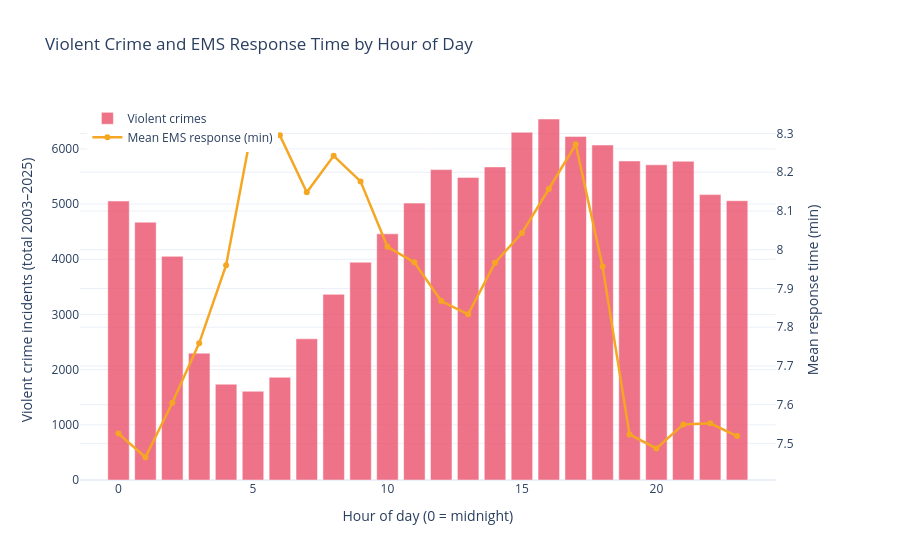

Source (notebook cell):
### Code cell
# ============================================================
# Hourly patterns
# Here we compare when violent crime happens with how EMS response time changes during the day
# ============================================================

# Count violent crime incidents by hour of day
crime_hour = (
    df_crime_project.groupby('hour').size().reset_index(name='crime_count')
)

# Calculate EMS volume and mean response time by hour of day
ems_hour = (
    df_ems_project.groupby('hour')
    .agg(
        ems_count=('Call Number', 'count'),
        mean_response=('dispatch_to_on_scene_min', 'mean')
    )
    .reset_index()
)

# Join both hourly summaries so they can be plotted together
hourly = crime_hour.merge(ems_hour, on='hour', how='inner')

# Create a dual-axis plot because crime counts and response time have different units
fig_hourly = make_subplots(specs=[[{'secondary_y': True}]])

# Bars show the number of violent crimes by hour
fig_hourly.add_trace(
    go.Bar(
        x=hourly['hour'], y=hourly['crime_count'],
        name='Violent crimes',
        marker_color=COLOR_CRIME, opacity=0.75
    ),
    secondary_y=False
)

# Line shows the mean EMS response time by hour
fig_hourly.add_trace(
    go.Scatter(
        x=hourly['hour'], y=hourly['mean_response'],
        name='Mean EMS response (min)',
        mode='lines+markers',
        marker_color=COLOR_RESPONSE,
        line=dict(width=2.5)
    ),
    secondary_y=True
)

fig_hourly.update_layout(
    title='Violent Crime and EMS Response Time by Hour of Day',
    xaxis_title='Hour of day (0 = midnight)',
    template=TEMPLATE,
    legend=dict(x=0.01, y=0.99)
)
fig_hourly.update_yaxes(title_text='Violent crime incidents (total 2016-2025)', secondary_y=False)
fig_hourly.update_yaxes(title_text='Mean response time (min)', secondary_y=True)

fig_hourly.show()
fig_hourly.write_html('images/hourly_combined.html')

# Print the main hourly values so they can be mentioned in the text if needed
peak_crime_hour = int(hourly.loc[hourly['crime_count'].idxmax(), 'hour'])
peak_response_hour = int(hourly.loc[hourly['mean_response'].idxmax(), 'hour'])
print(f'Peak crime hour:    {peak_crime_hour}:00')
print(f'Slowest EMS hour:   {peak_response_hour}:00')
print(f'Max response time:  {hourly["mean_response"].max():.2f} min')
print(f'Min response time:  {hourly["mean_response"].min():.2f} min')

### Figure 1 — Plotly figure (JSON) as saved in the notebook; plotly's stock layout.template omitted (floating-point values rounded to 4 significant figures)
{"data": [{"marker": {"color": "#e94560"}, "name": "Violent crimes", "opacity": 0.75, "type": "bar", "x": [0, 1, 2, 3, 4, 5, 6, 7, 8, 9, 10, 11, 12, 13, 14, 15, 16, 17, 18, 19, 20, 21, 22, 23], "xaxis": "x", "y": [5057, 4672, 4053, 2299, 1736, 1608, 1861, 2559, 3364, 3946, 4461, 5018, 5625, 5484, 5674, 6301, 6542, 6227, 6071, 5782, 5712, 5776, 5172, 5062], "yaxis": "y"}, {"line": {"width": 2.5}, "marker": {"color": "#f5a623"}, "mode": "lines+markers", "name": "Mean EMS response (min)", "type": "scatter", "x": [0, 1, 2, 3, 4, 5, 6, 7, 8, 9, 10, 11, 12, 13, 14, 15, 16, 17, 18, 19, 20, 21, 22, 23], "xaxis": "x", "y": [7.525, 7.464, 7.605, 7.759, 7.96, 8.328, 8.295, 8.148, 8.243, 8.177, 8.008, 7.967, 7.868, 7.833, 7.966, 8.043, 8.157, 8.272, 7.956, 7.523, 7.487, 7.549, 7.552, 7.519], "yaxis": "y2"}], "layout": {"legend": {"x": 0.01, "y": 0.99}, "title": {"text": "Violent Crime and EMS Response Time by Hour of Day"}, "xaxis": {"anchor": "y", "domain": [0, 0.94], "title": {"text": "Hour of day (0 = midnight)"}}, "yaxis": {"anchor": "x", "domain": [0, 1], "title": {"text": "Violent crime incidents (total 2003–2025)"}}, "yaxis2": {"anchor": "x", "overlaying": "y", "side": "right", "title": {"text": "Mean response time (min)"}}}}
